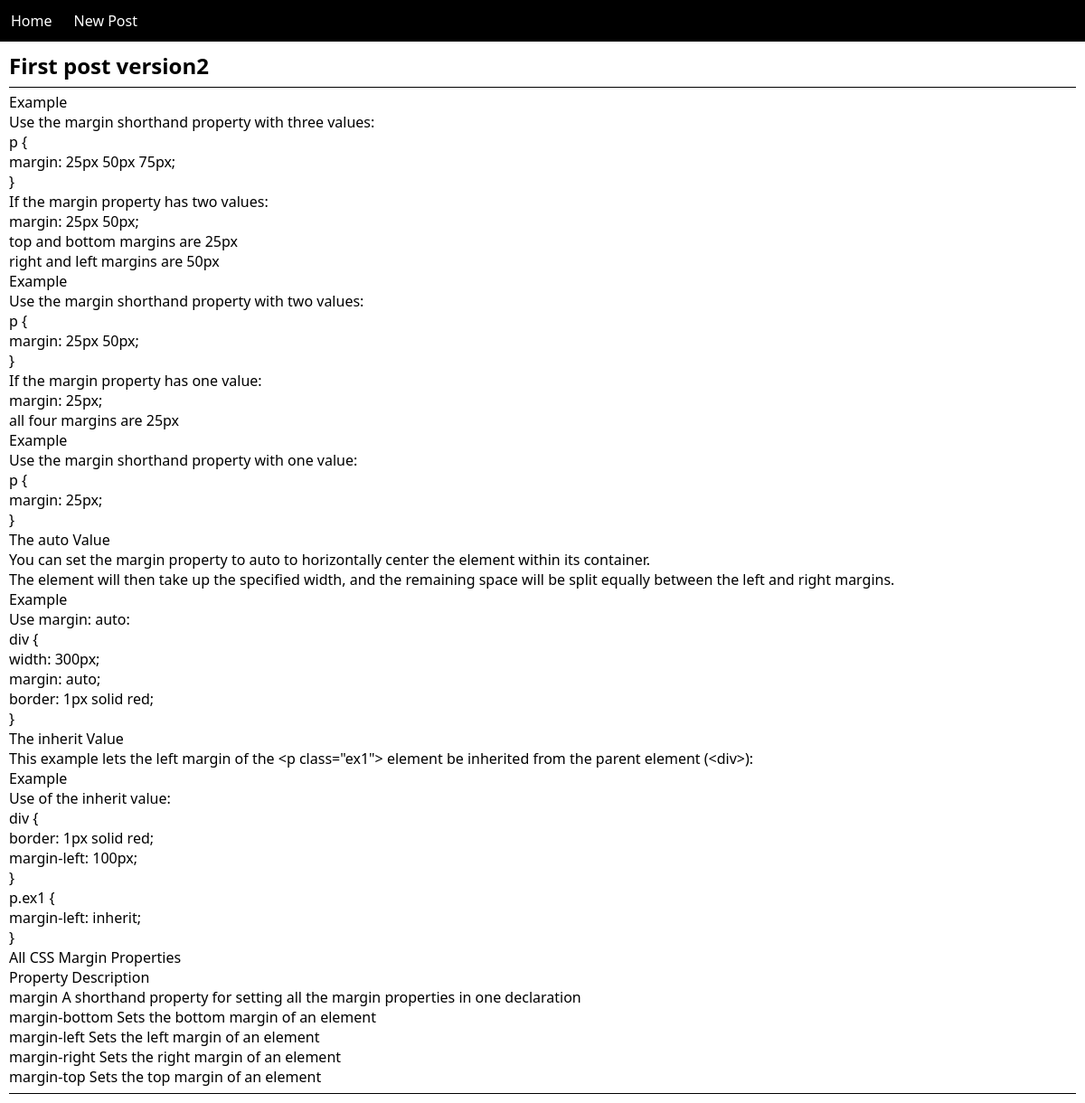
The app's page /blog/first-post-version2/ with its own data.
### blog/models.py (models this page shows, shortened)
class Post(models.Model):
    title = models.CharField(max_length=300)
    slug = models.SlugField(unique=True, blank=True, null=True)
    content = models.TextField()

### blog/views.py (the view)
# urls.py: path('<slug:slug>/', views.ViewPost.as_view(), name='view'),
class ViewPost(DetailView):
    model = Post

### blog/templates/blog/post_detail.html (shortened to what this page needs)
{% extends 'base.html' %}
{% block content %}
<div class="content">
    <div class="post-title">
        <h2>{{post.title}}</h2>
    </div>
    <div class="post-content">
        {{post.content|linebreaks}}
    </div>
</div>
{% endblock content %}

### static/css/main.css (style rules this page uses)
* { margin: 0; padding: 0; box-sizing: border-box; font-family: system-ui; }
.content { margin: 10px; }
.post-title, .post-content, .form-title, .form-content { width: 100%; border-bottom: 1pt solid black; margin-bottom: 5px; padding-bottom: 7px; }

### records on screen
Post: title "First post version2", content "Example Use the margin shorthand property with three values: p { margin: 25px 50px 75px; } If the margin property has two values: margin: 25px 50px; top and bottom margins are 25px right and left margins are 50px Example Use the margin shorthand property with two values: p { margin: 25px 50px; } If the margin property has one value: margin: 25px; all four margins are 25px Example Use the margin shorthand property with one value: p { margin: 25px; } The auto Value You can set the margin property to auto to horizontally center the element within its container. The element will then take up the specified width, and the remaining space will be split equally between the left and right margins.…"
